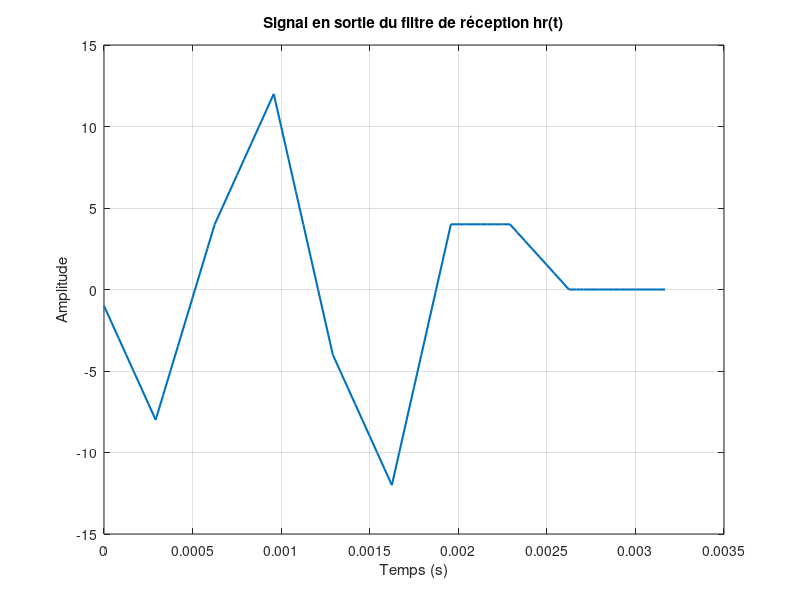
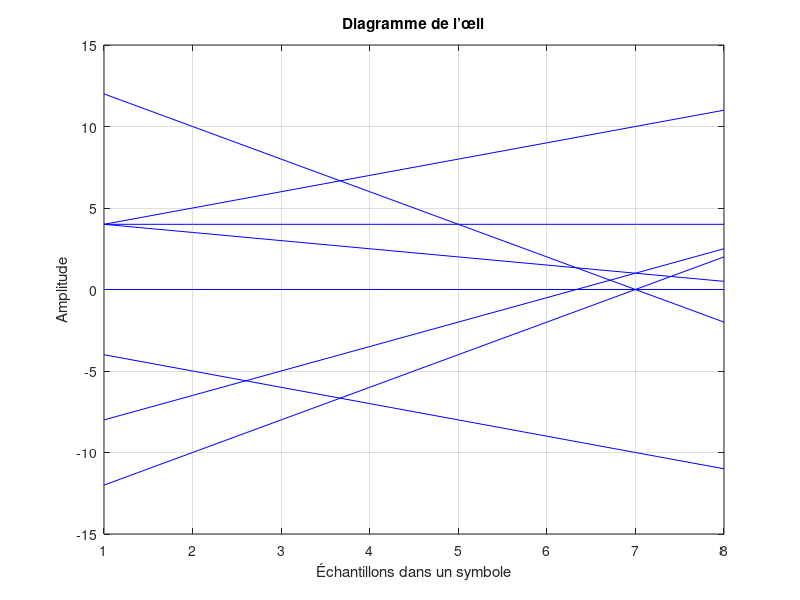

MATLAB code for these plots, in order:
% Paramètres
Fe = 24000;         % Fréquence d'échantillonnage (Hz)
Rb = 3000;          % Débit binaire (bps)
Te = 1/Fe;          % Période d'échantillonnage
Ts = 1/Rb;          % Durée d’un symbole
Ns = Ts / Te;       % Facteur de suréchantillonnage
Ns = round(Ns);     % S'assurer que c'est un entier

% Séquence binaire test
bits = [0 1 1 0 0 1];

% Mapping BPSK : 0 -> -1, 1 -> +1
symbols = 2*bits - 1;

% Génération du signal émis : impulsions rectangulaires
diracs = kron(symbols, [1 zeros(1, Ns-1)]);
h_em = ones(1, Ns);             % Filtre d'émission rectangulaire
x_emis = conv(diracs, h_em);    % Signal en sortie de l'émetteur

% Canal multipath : h_c(t) = α0 δ(t) + α1 δ(t - Ts)
alpha0 = 1;
alpha1 = 0.5;
hc = zeros(1, Ns*2);     % Longueur 2*Ts
hc(1) = alpha0;
hc(Ns+1) = alpha1;

x_canal = conv(x_emis, hc);   % Signal après le canal

% Filtre de réception : même que émission (rectangulaire)
h_rec = ones(1, Ns);
x_recu = conv(x_canal, h_rec);  % Signal reçu après filtrage

% Troncature du signal pour aligner avec les symboles
t_total = length(x_recu);
temps = (0:t_total-1) * Te;

% Affichage du signal reçu pour séquence 011001
figure;
plot(temps, x_recu, 'LineWidth', 1.5);
xlabel('Temps (s)');
ylabel('Amplitude');
title('Signal en sortie du filtre de réception hr(t)');
grid on;

%% (a) Diagramme de l’œil
% Découpage du signal pour chaque symbole
% On ignore les transitoires : centrage
x_eye = buffer(x_recu(Ns:end-Ns), Ns);
figure;
plot(x_eye, 'b');
title('Diagramme de l’œil');
xlabel('Échantillons dans un symbole');
ylabel('Amplitude');
grid on;

%% (b) Constellation
% Échantillonnage au bon instant : t0 + mTs → ici à m = Ns (1 symbole)
% Décalage total : filtre émission + canal (1 + 1 symbole) + filtre réception (1 symbole)
% Total décalage = 3*Ns
t0 = 3*Ns;
x_ech = x_recu(t0 : Ns : t0 + (length(symbols)-1)*Ns);


%% (c) TEB (sans bruit)
% Détection seuil 0
symbols_detected = double(x_ech > 0);
bits_detected = symbols_detected;

% Calcul TEB
TEB = mean(bits_detected ~= bits);
fprintf("TEB mesuré (sans bruit) = %.5f\n", TEB);
